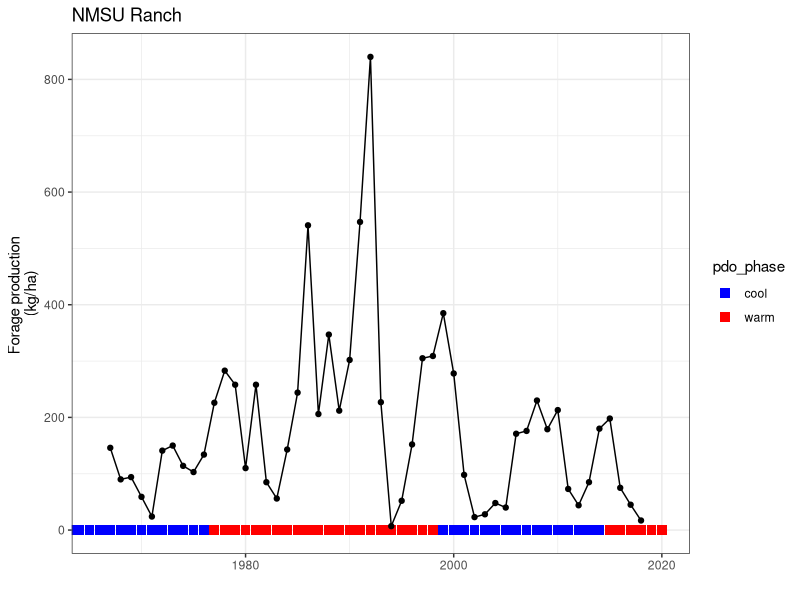
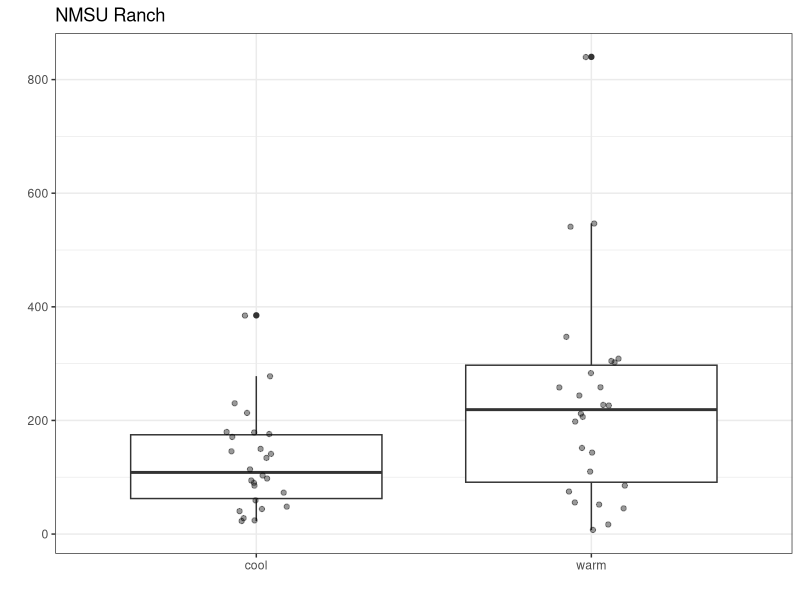
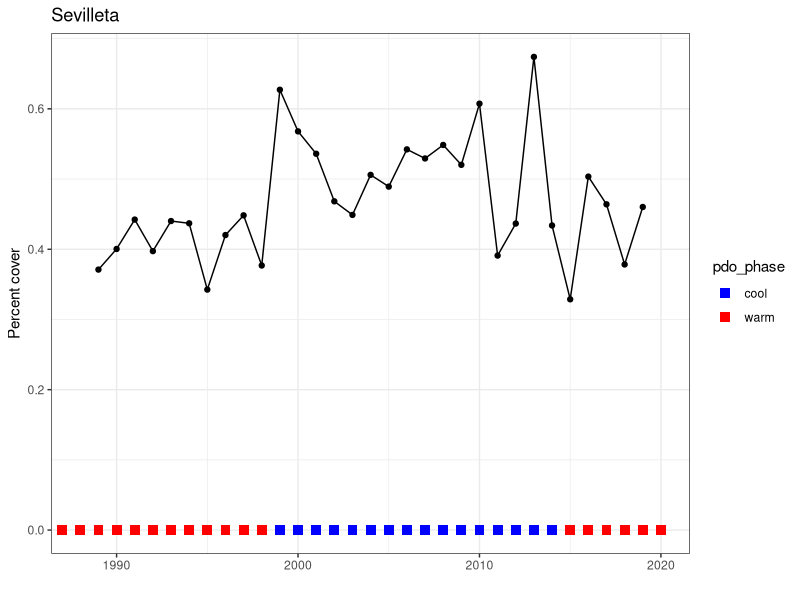
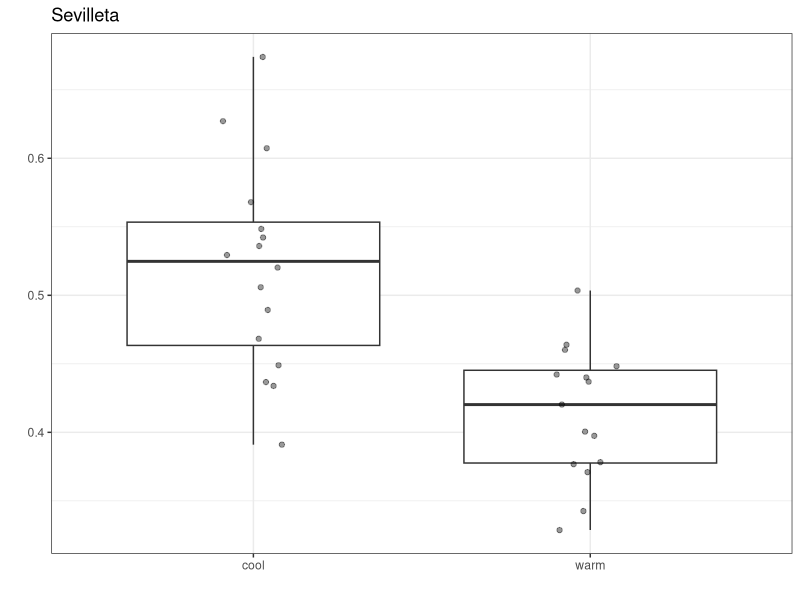
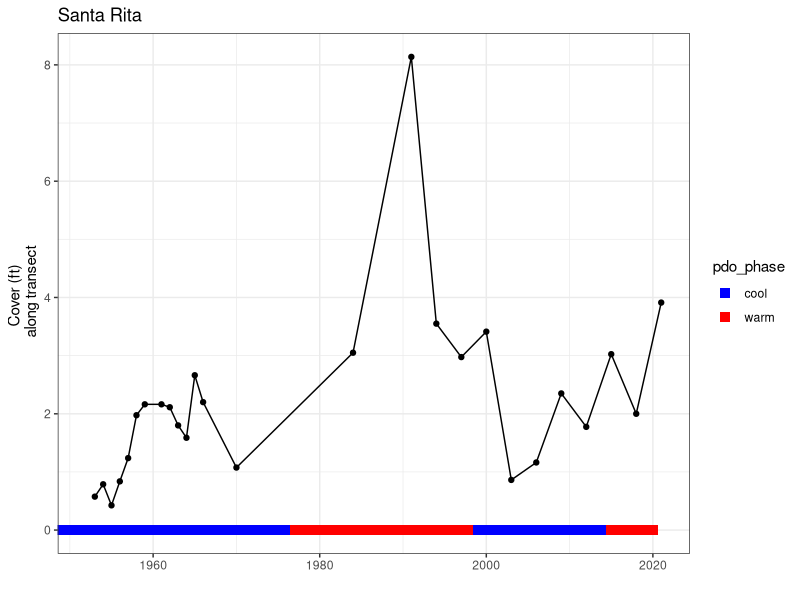
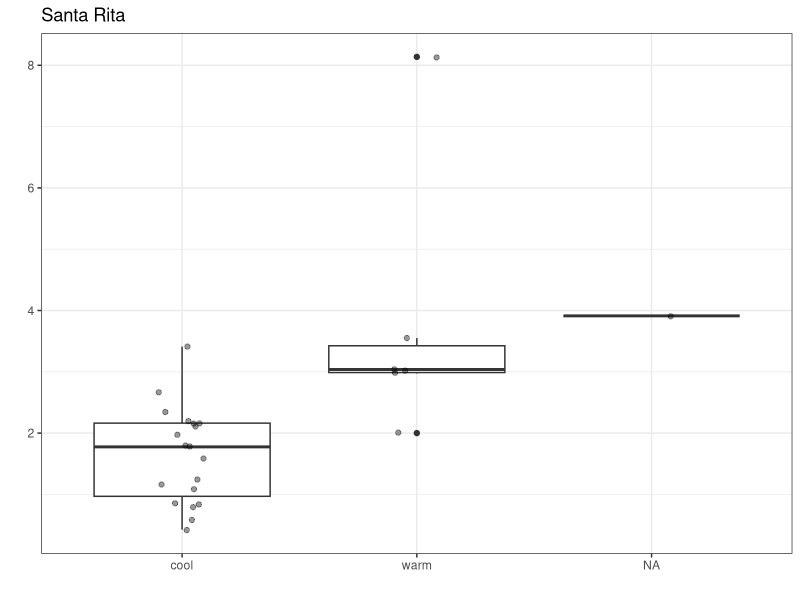
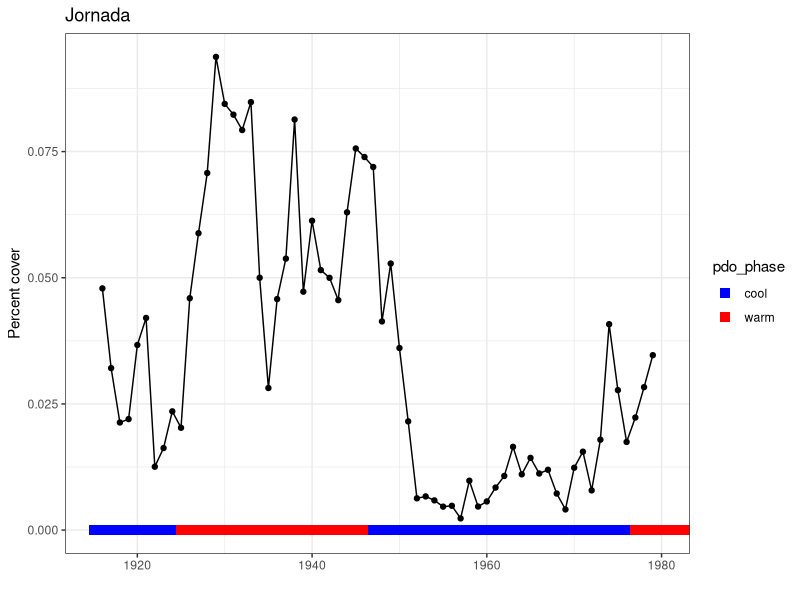
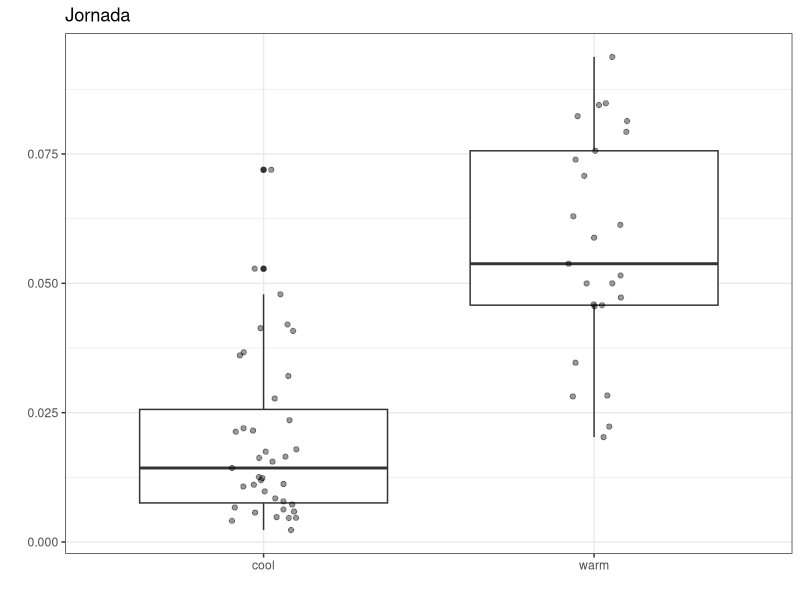

Write R code to recreate these figures, in order.
#' Testing for effect of PDO using other vegetation data sets from the area
#' 
#' Processing of raw data from each site is done in other scripts
#' 
#' last run: 2/25/22

library(ggplot2)
library(dplyr)
library(ggpubr)
library(emmeans)

# read in PDO phases
pdo = read.csv('data/PDO_phases_byyear.csv')
# PDO time periods
pdophases = mutate(pdo, yint=rep(0))


# ========================================================
# NMSU college ranch (CDRRC)
# data is kg/ha, "forage" may include species other than perennial grasses

# forage production data from college ranch
cdrrc = read.csv('other data sets/CDRRC/CDRRC pasture 1 long term forage production.csv', skip=2) %>%
  mutate(year = as.numeric(year)) %>%
  rename(forage = forage.production..kg.ha.1.) %>%
  dplyr::filter(!is.na(year))

# plot timeseries
cdrrc_figure = ggplot(cdrrc, aes(x=year, y=forage)) +
  geom_point(data=pdophases, aes(x=year, y=yint, color = pdo_phase), size=3, shape=15) +
  geom_point() +
  geom_line() +
  xlab('') +
  ylab('Forage production \n(kg/ha)') +
  ggtitle('NMSU Ranch') +
  
  scale_color_manual(values=c('blue','red')) +
  coord_cartesian(xlim=c(1966,2020)) +
  theme_bw()
cdrrc_figure

# boxplot: significant difference between phases?
cdrrc_pdo = merge(cdrrc, pdo, all.x=T)
cdrrcbox = ggplot(cdrrc_pdo, aes(x=pdo_phase, y=forage)) +
  geom_boxplot(na.rm=T) +
  geom_jitter(width=.1, alpha=.4, na.rm=T)+
  #ylab('Forage production (kg/ha)') +
  ylab('') +
  ggtitle('NMSU Ranch') +
  xlab('') +
  theme_bw()
cdrrcbox

# is there a significant difference?
cdrrc.aov <- aov(forage ~ pdo_phase, data=cdrrc_pdo)
summary(cdrrc.aov)
# significantly different

# get estimated marginal means
emmeans(cdrrc.aov, ~ pdo_phase)

# ========================================================
# Sevilleta 
# line point intercept transects 
# used FP location because other location had a fire in 2009
# Sum of all perennial grass cover
# Used max of spring and fall samplings per year (following Collins et al 2020)

sev = read.csv('other data sets/SEV/SEV_transects_1989_2019.csv')

# convert to % cover
sev_pct = sev %>% 
  mutate(pct_cover = total_grass/400) 

# plot timeseries
sev_figure = ggplot(sev_pct, aes(x=year, y=pct_cover)) +
  geom_point() +
  geom_line() +
  xlab('') +
  ylab('Percent cover') +
  ggtitle('Sevilleta') +
  geom_point(data=pdophases, aes(x=year, y=yint, color = pdo_phase), size=3, shape=15) +
  scale_color_manual(values=c('blue','red')) +
  coord_cartesian(xlim=c(1988,2020)) +
  theme_bw()
sev_figure

# boxplot: significant difference between phases?
sev_pdo = merge(sev_pct, pdo, all.x=T)
sevbox = ggplot(sev_pdo, aes(x=pdo_phase, y=pct_cover)) +
  geom_boxplot(na.rm=T) +
  geom_jitter(width=.1, alpha=.4, na.rm=T)+
  #ylab('Percent cover') +
  ylab('') +
  ggtitle('Sevilleta') +
  xlab('') +
  theme_bw()
sevbox

# is there a significant difference? aov
sev.aov <- aov(pct_cover ~ pdo_phase, data=sev_pdo)
summary(sev.aov)
# significantly different

# get estimated marginal means
emmeans(sev.aov, ~ pdo_phase)

# ==========================================================
# santa rita
# these data are based on 8 transects in pasture 8 -- the longest-running data (1953-2021)
# I summed grass species for each transect and took the mean of the 8 transects
sr_dat = read.csv('other data sets/santa rita/transects/pasture8_transects_mean.csv')

# plot timeseries
sr_figure = ggplot(sr_dat, aes(x=year, y=mean_grass)) +
  geom_point() +
  geom_line() +
  xlab('') +
  ylab('Cover (ft) \n along transect') +
  ggtitle('Santa Rita') +
  geom_point(data=pdophases, aes(x=year, y=yint, color = pdo_phase), size=3, shape=15) +
  scale_color_manual(values=c('blue','red')) +
  coord_cartesian(xlim=c(1952,2021)) +
  theme_bw()
sr_figure

# boxplot: significant difference between phases?
sr_pdo = merge(sr_dat, pdo, all.x=T)
srbox = ggplot(sr_pdo, aes(x=pdo_phase, y=mean_grass)) +
  geom_boxplot(na.rm=T) +
  geom_jitter(width=.1, alpha=.4, na.rm=T)+
  #ylab('Percent cover') +
  ylab('') +
  ggtitle('Santa Rita') +
  xlab('') +
  theme_bw()
srbox

# is there a significant difference? aov
sr.aov <- aov(mean_grass ~ pdo_phase, data=sr_pdo)
summary(sr.aov)
# different

# get estimated marginal means
emmeans(sr.aov, ~ pdo_phase)


# =========================================================
# Jornada quadrats for comparison
jrngrass = read.csv('data/grass_median_yearly.csv') %>% dplyr::filter(project_year<1995)

# plot timeseries
jrn_figure = ggplot(jrngrass, aes(x=project_year, y=median_grass)) +
  geom_point(data=pdophases, aes(x=year, y=yint, color = pdo_phase), size=3, shape=15) +
  geom_point() +
  geom_line() +
  xlab('') +
  ylab('Percent cover') +
  ggtitle('Jornada') +
  
  scale_color_manual(values=c('blue','red')) +
  coord_cartesian(xlim=c(1915,1980)) +
  theme_bw()
jrn_figure

# boxplot: significant difference between phases?
jrn_pdo = merge(jrngrass, pdo, by.x = 'project_year', by.y='year', all.x=T)
jrnbox = ggplot(jrn_pdo, aes(x=pdo_phase, y=median_grass)) +
  geom_boxplot(na.rm=T) +
  geom_jitter(width=.1, alpha=.4, na.rm=T)+
  #ylab('Percent cover') +
  ylab('') +
  ggtitle('Jornada') +
  xlab('') +
  theme_bw()
jrnbox

# is there a significant difference? aov
jrn.aov <- aov(median_grass ~ pdo_phase, data=jrn_pdo)
summary(jrn.aov)
# significantly different

# get estimated marginal means
emmeans(jrn.aov, ~ pdo_phase)


# ===========================================================
# combine into multi-part figures

allplots = ggpubr::ggarrange(jrn_figure, jrnbox, cdrrc_figure, cdrrcbox, sr_figure, srbox, sev_figure, sevbox, 
                             nrow=4, ncol=2, common.legend=T, legend='bottom', labels='AUTO')
allplots
ggsave('Figures/other_data_multifigure.png', plot=allplots, width=5, height=8)
